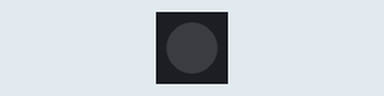
Recording of a sketch running on a simulated Arduino Uno, built with avr-gcc and run on an emulated ATmega328P. Shown: 1 RGB LEDs in strip order, left to right. Dim RGB values are drawn brighter than linear.

Above: at 0.12 s.
At 2.5 s:
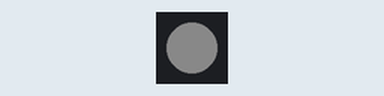
Timing chart, 0 to 4.0 s (numbered marks = the images above):
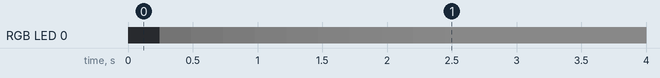

Measured:
- by itself, RGB LED 0: off → RGB(1, 1, 1) at 0.24 s, → RGB(2, 2, 2) 0.24 s later, → RGB(3, 3, 3) 0.25 s later, → RGB(4, 4, 4) 0.24 s later, … (10 changes in this stretch)

The sketch:

led_lamp_arduino.ino
```cpp
#include <Adafruit_NeoPixel.h>

#define PIN 13

// How many NeoPixels are attached to the Arduino?
#define NUMPIXELS 1
#define BRIGHTNESS 10
#define DELAY_MS 2000

Adafruit_NeoPixel pixels = Adafruit_NeoPixel(NUMPIXELS, PIN, NEO_GRB + NEO_KHZ800);

int turn_on_timer = 0;

void set_color(const uint8_t red, const uint8_t green, const uint8_t blue)
{
  for (size_t i = 0; i < NUMPIXELS; i++)
  {
    pixels.setPixelColor(i, red, green, blue);
  }
  pixels.show();  // This sends the updated pixel color to the hardware.
}

void setup()
{
  // initialize an LED output pin
  const int led_pin = PIN;
  pinMode(led_pin, OUTPUT);
  pixels.begin();  // This initializes the NeoPixel library.
  for (size_t i = 0; i < NUMPIXELS; i++)
    pixels.setPixelColor(i, 0, 0, 0);
  pixels.show();
}


void loop()
{
  if (turn_on_timer > DELAY_MS){
    set_color(BRIGHTNESS,BRIGHTNESS,BRIGHTNESS);
  }else{
    turn_on_timer++;
    uint16_t brightness = BRIGHTNESS * turn_on_timer / DELAY_MS;
    set_color(brightness,brightness,brightness);
  }
  delay(1);
}
```
